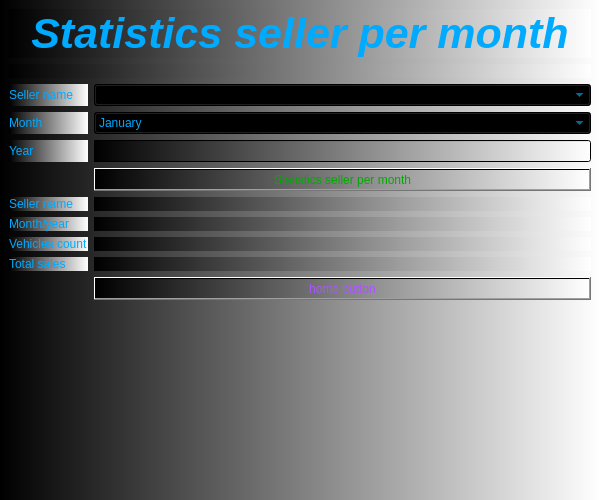
<?xml version="1.0" encoding="UTF-8"?>
<ui version="4.0">
 <class>Statisticssellerpermonth</class>
 <widget class="QMainWindow" name="Statisticssellerpermonth">
  <property name="geometry">
   <rect>
    <x>0</x>
    <y>0</y>
    <width>600</width>
    <height>500</height>
   </rect>
  </property>
  <property name="font">
   <font>
    <pointsize>12</pointsize>
    <italic>true</italic>
    <bold>true</bold>
   </font>
  </property>
  <property name="windowTitle">
   <string>Statistics per month</string>
  </property>
  <property name="windowIcon">
   <iconset resource="MYPICTURES.qrc">
    <normaloff>:/picture/google-docs.png</normaloff>:/picture/google-docs.png</iconset>
  </property>
  <property name="toolTip">
   <string>Statistics per month</string>
  </property>
  <property name="styleSheet">
   <string notr="true">color: rgb(0, 170, 255);
background-color: qlineargradient(spread:pad, x1:0, y1:0, x2:1, y2:0, stop:0 rgba(0, 0, 0, 255), stop:1 rgba(255, 255, 255, 255));</string>
  </property>
  <widget class="QWidget" name="centralwidget">
   <property name="font">
    <font>
     <pointsize>12</pointsize>
     <italic>true</italic>
     <bold>true</bold>
    </font>
   </property>
   <layout class="QGridLayout" name="gridLayout_2">
    <item row="0" column="0">
     <layout class="QGridLayout" name="gridLayout">
      <item row="0" column="0" colspan="2">
       <widget class="QLabel" name="label">
        <property name="font">
         <font>
          <pointsize>32</pointsize>
          <italic>true</italic>
          <bold>true</bold>
         </font>
        </property>
        <property name="text">
         <string>Statistics seller per month</string>
        </property>
        <property name="alignment">
         <set>Qt::AlignCenter</set>
        </property>
       </widget>
      </item>
      <item row="1" column="0" colspan="2">
       <widget class="QLabel" name="label_picture">
        <property name="text">
         <string/>
        </property>
        <property name="alignment">
         <set>Qt::AlignCenter</set>
        </property>
       </widget>
      </item>
      <item row="2" column="0">
       <widget class="QLabel" name="label_3">
        <property name="text">
         <string>Seller name</string>
        </property>
       </widget>
      </item>
      <item row="2" column="1">
       <widget class="QComboBox" name="comboBox_seller_name"/>
      </item>
      <item row="3" column="0">
       <widget class="QLabel" name="label_4">
        <property name="text">
         <string>Month</string>
        </property>
       </widget>
      </item>
      <item row="3" column="1">
       <widget class="QComboBox" name="comboBox_date_month">
        <item>
         <property name="text">
          <string>January</string>
         </property>
        </item>
        <item>
         <property name="text">
          <string>February</string>
         </property>
        </item>
        <item>
         <property name="text">
          <string>Mars</string>
         </property>
        </item>
        <item>
         <property name="text">
          <string>April</string>
         </property>
        </item>
        <item>
         <property name="text">
          <string>May</string>
         </property>
        </item>
        <item>
         <property name="text">
          <string>June</string>
         </property>
        </item>
        <item>
         <property name="text">
          <string>Jully</string>
         </property>
        </item>
        <item>
         <property name="text">
          <string>August</string>
         </property>
        </item>
        <item>
         <property name="text">
          <string>September</string>
         </property>
        </item>
        <item>
         <property name="text">
          <string>October</string>
         </property>
        </item>
        <item>
         <property name="text">
          <string>November</string>
         </property>
        </item>
        <item>
         <property name="text">
          <string>December</string>
         </property>
        </item>
       </widget>
      </item>
      <item row="4" column="0">
       <widget class="QLabel" name="label_5">
        <property name="text">
         <string>Year</string>
        </property>
       </widget>
      </item>
      <item row="4" column="1">
       <widget class="QLineEdit" name="lineEdit_date_year"/>
      </item>
      <item row="5" column="1">
       <widget class="QPushButton" name="pushButton_statisticssellerpermonth">
        <property name="styleSheet">
         <string notr="true">color: rgb(0, 170, 0);</string>
        </property>
        <property name="text">
         <string>Statistics seller per month</string>
        </property>
       </widget>
      </item>
      <item row="6" column="0">
       <widget class="QLabel" name="label_6">
        <property name="text">
         <string>Seller name</string>
        </property>
       </widget>
      </item>
      <item row="6" column="1">
       <widget class="QLabel" name="label_seller_name">
        <property name="text">
         <string/>
        </property>
       </widget>
      </item>
      <item row="7" column="0">
       <widget class="QLabel" name="label_7">
        <property name="text">
         <string>Month/year</string>
        </property>
       </widget>
      </item>
      <item row="7" column="1">
       <widget class="QLabel" name="label_month_year">
        <property name="text">
         <string/>
        </property>
       </widget>
      </item>
      <item row="8" column="0">
       <widget class="QLabel" name="label_8">
        <property name="text">
         <string>Vehicles count</string>
        </property>
       </widget>
      </item>
      <item row="8" column="1">
       <widget class="QLabel" name="label_vehicles_count">
        <property name="text">
         <string/>
        </property>
       </widget>
      </item>
      <item row="9" column="0">
       <widget class="QLabel" name="label_9">
        <property name="text">
         <string>Total sales</string>
        </property>
       </widget>
      </item>
      <item row="9" column="1">
       <widget class="QLabel" name="label_total_sale">
        <property name="text">
         <string/>
        </property>
       </widget>
      </item>
      <item row="10" column="0" rowspan="2">
       <spacer name="verticalSpacer">
        <property name="orientation">
         <enum>Qt::Vertical</enum>
        </property>
        <property name="sizeHint" stdset="0">
         <size>
          <width>20</width>
          <height>40</height>
         </size>
        </property>
       </spacer>
      </item>
      <item row="10" column="1">
       <widget class="QPushButton" name="pushButton_home_page">
        <property name="styleSheet">
         <string notr="true">color: rgb(170, 85, 255);</string>
        </property>
        <property name="text">
         <string>home button</string>
        </property>
       </widget>
      </item>
      <item row="11" column="1">
       <spacer name="verticalSpacer_2">
        <property name="orientation">
         <enum>Qt::Vertical</enum>
        </property>
        <property name="sizeHint" stdset="0">
         <size>
          <width>20</width>
          <height>40</height>
         </size>
        </property>
       </spacer>
      </item>
     </layout>
    </item>
   </layout>
  </widget>
  <widget class="QMenuBar" name="menubar">
   <property name="geometry">
    <rect>
     <x>0</x>
     <y>0</y>
     <width>600</width>
     <height>21</height>
    </rect>
   </property>
  </widget>
 </widget>
 <resources>
  <include location="MYPICTURES.qrc"/>
 </resources>
 <connections/>
</ui>
